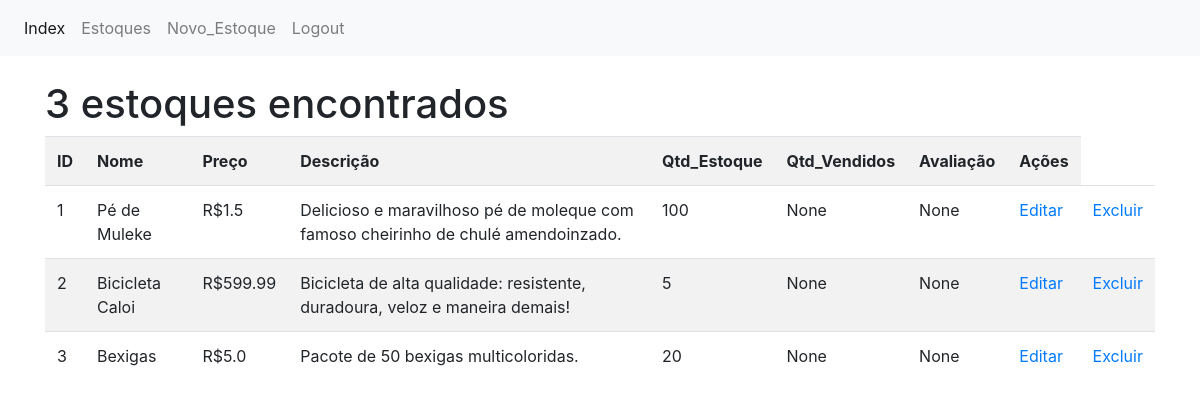
Screenshot of /estoques (signed in) with the database file from the repository.
### app/models/estoque.py (models this page shows, shortened)
class Estoque(db.Model):
  id = db.Column(db.Integer(), primary_key=True)
  produto_nome = db.Column(db.String(64), index=True, unique=True)
  produto_dsc = db.Column(db.String(512), index=True)
  qtd_estoque = db.Column(db.Integer(), index=True)
  qtd_vendidos = db.Column(db.Integer(), index=True)
  preco = db.Column(db.Float(), index=True)
  avaliacao = db.Column(db.Float(), index=True)
  timestamp = db.Column(db.DateTime(), index=True, default=datetime.utcnow)
  usuario_id = db.Column(db.Integer(), db.ForeignKey('usuario.id'))

### app/controllers/default.py (the view)
@app.route("/estoques")
def estoques():
  estoques = Estoque.query.all()
  return render_template("estoques.html", estoques=estoques, Logged=current_user.is_authenticated)

### app/models/usuario.py (called while the page is built)
@login.user_loader
def load_user(id):
  return Usuario.query.get(int(id))

### app/templates/estoques.html (shortened to what this page needs)
{% extends 'bootstrap/base.html' %}
{% block html_attribs %} lang="pt-BR"{% endblock %}
{% block styles %}
<link rel="stylesheet" href="https://stackpath.bootstrapcdn.com/bootstrap/4.1.3/css/bootstrap.min.css">
{% endblock %}
{% block content %}
<nav class="navbar navbar-expand-lg navbar-light bg-light">
  <div class="collapse navbar-collapse" id="navbarNavAltMarkup">
    <div class="navbar-nav">
      <a class="nav-item nav-link active" href="/">Index</a>
      <a class="nav-item nav-link" href="/estoques">Estoques<span class="sr-only">(current)</span></a>
      {% if Logged %}
        <a class="nav-item nav-link" href="/estoques/novo">Novo_Estoque</a>
        <a class="nav-item nav-link" href="/logout">Logout</a>
      {% endif %}
    </div>
  </div>
</nav>
<br>
<div class="container">
  <div class="page-header">
    <h1>{{ estoques|length }} estoques encontrados</h1>
  </div>
  {% if estoques %}
  <table class="table table-striped">
    <tr>
      <th>ID</th>
      <th>Nome</th>
      <th>Preço</th>
      <th>Descrição</th>
      <th>Qtd_Estoque</th>
      <th>Qtd_Vendidos</th>
      <th>Avaliação</th>
      {% if Logged %}
      <th>Ações</th>
      {% endif %}
    </tr>
  {% for estoque in estoques %}
    <tr>
      <td>{{ estoque.id }}</td>
      <td>{{ estoque.produto_nome }}</td>
      <td>R${{ estoque.preco }}</td>
      <td>{{ estoque.produto_dsc }}</td>
      <td>{{ estoque.qtd_estoque }}</td>
      <td>{{ estoque.qtd_vendidos }}</td>
      <td>{{ estoque.avaliacao }}</td>
      {% if Logged %}
      <td><a href="{{ url_for('estoque_editar', id=estoque.id) }}">Editar</a></td>
      <td><a href="{{ url_for('estoque_excluir', id=estoque.id) }}">Excluir</a></td>
      {% endif %}
    </tr>
  {% endfor %}
  </table>
{% endif %}
</div>
{% endblock %}

### rows the page displays
Estoque: id "1", produto_nome "Pé de Muleke", preco "1.5", produto_dsc "Delicioso e maravilhoso pé de moleque com famoso cheirinho de chulé amendoinzado.", qtd_estoque "100", qtd_vendidos "None", avaliacao "None"
Estoque: id "2", produto_nome "Bicicleta Caloi", preco "599.99", produto_dsc "Bicicleta de alta qualidade: resistente, duradoura, veloz e maneira demais!", qtd_estoque "5", qtd_vendidos "None", avaliacao "None"
Estoque: id "3", produto_nome "Bexigas", preco "5.0", produto_dsc "Pacote de 50 bexigas multicoloridas.", qtd_estoque "20", qtd_vendidos "None", avaliacao "None"

### other values shown
{{ estoques|length }} "3"
